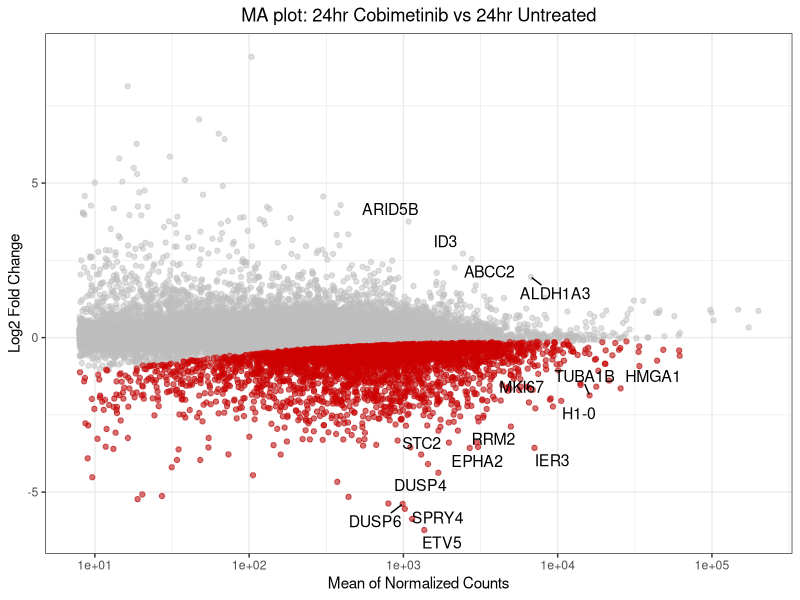

Recreate this plot in R.
# MA plot

library("ggplot2")
library("ggrepel")

# Read table
deseq2_results_genes_cobi_vs_ctrl <- read.table("deseq2_results_genes_cobi_vs_ctrl.tab", sep="\t", header = TRUE)
head(deseq2_results_genes_cobi_vs_ctrl)

# Convert to data frame
deseq2_results_genes_cobi_vs_ctrl = as.data.frame(deseq2_results_genes_cobi_vs_ctrl)

# Plot
maplot <- ggplot(deseq2_results_genes_cobi_vs_ctrl, aes(baseMean, log2FoldChange), colour="grey") +
  scale_color_discrete(name = 'Labels') +
  theme_bw() +
  ggtitle("MA plot: 24hr Cobimetinib vs 24hr Untreated") +
  theme(plot.title = element_text(hjust = 0.5)) +
  labs(y="Log2 Fold Change", x = "Mean of Normalized Counts") +
  # Set all dots color to grey
  geom_point(data=deseq2_results_genes_cobi_vs_ctrl, colour = "grey", alpha=0.5) +
  # If padj<0.05 and log2fc<0, change dot color to red
  geom_point(data=deseq2_results_genes_cobi_vs_ctrl[which(deseq2_results_genes_cobi_vs_ctrl$log2FoldChange<0 & deseq2_results_genes_cobi_vs_ctrl$padj<0.05),], colour = "red3", , alpha=0.5) +
  # Add text labels for some points
  geom_text_repel(data = deseq2_results_genes_cobi_vs_ctrl[which(deseq2_results_genes_cobi_vs_ctrl$padj<0.00000000000000000000000000000000000000000000000000000000000000000000000000000000000000000000000000000000000000000000000000000000000000000000000000000000000000000005),], mapping = aes(baseMean, log2FoldChange, label = rownames(deseq2_results_genes_cobi_vs_ctrl[which(deseq2_results_genes_cobi_vs_ctrl$padj<0.00000000000000000000000000000000000000000000000000000000000000000000000000000000000000000000000000000000000000000000000000000000000000000000000000000000000000000005),])),size = 4,force = 1)

maplot + scale_x_continuous(trans='log10')
